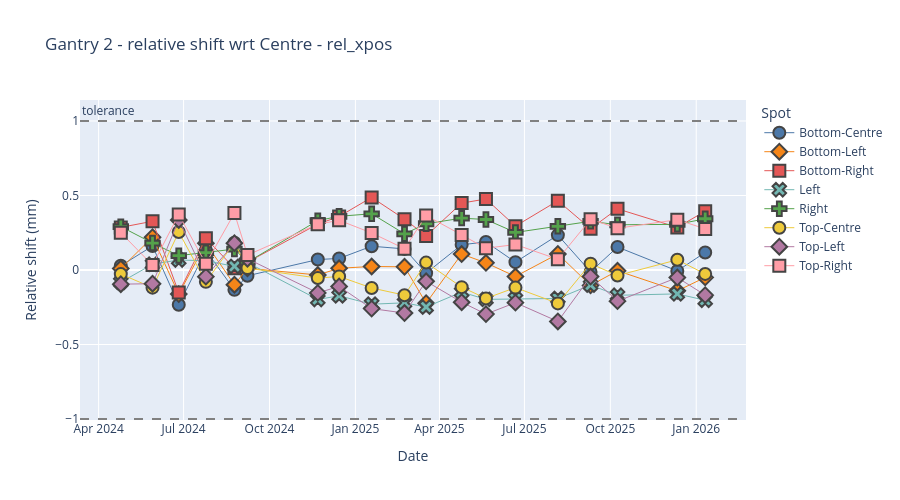
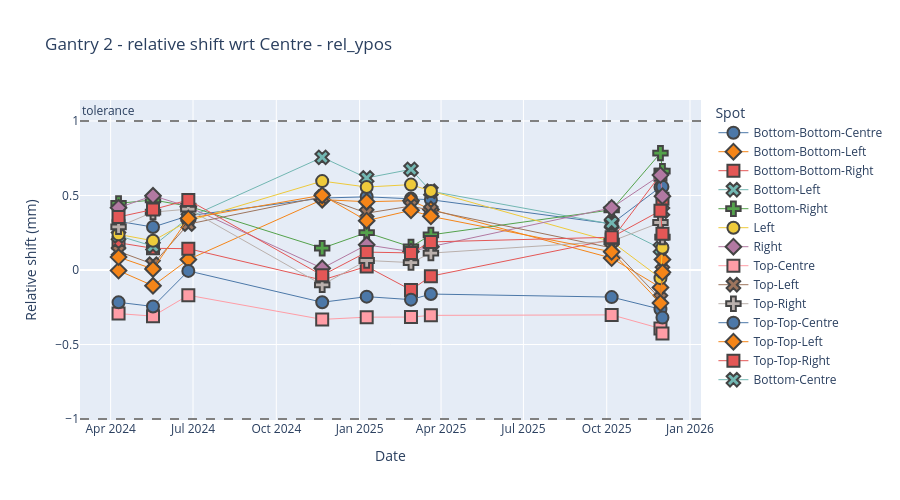

Notebook code for these charts, in order:
### Markdown cell above
## plot another device

### Code cell
plotly_spot_position(sub_df, "rel_xpos", "Gantry 2", "XRV-3000", 70, 0, 24, exclude_centre=True)
plotly_spot_position(sub_df, "rel_ypos", "Gantry 2", "XRV-4000", 70, 0, 24, exclude_centre=True)

### Figure 1 — Plotly figure (JSON) as saved in the notebook; plotly's stock layout.template omitted (floating-point values rounded to 4 significant figures)
{"data": [{"hovertemplate": "Spot=Bottom-Centre<br>Date=%{x}<br>Relative shift (mm)=%{y}<extra></extra>", "legendgroup": "Bottom-Centre", "line": {"width": 1}, "marker": {"color": "#4C78A8", "line": {"width": 2}, "size": 12, "symbol": "circle"}, "mode": "markers+lines", "name": "Bottom-Centre", "orientation": "v", "showlegend": true, "type": "scatter", "x": ["2024-04-24T18:25:18.000000000", "2024-05-28T18:04:29.000000000", "2024-06-25T20:07:20.000000000", "2024-07-24T21:12:47.000000000", "2024-08-24T10:56:32.000000000", "2024-09-07T09:51:45.000000000", "2024-11-21T17:27:30.000000000", "2024-12-14T13:42:00.000000000", "2025-01-18T09:39:22.000000000", "2025-02-22T14:37:15.000000000", "2025-03-17T17:45:17.000000000", "2025-04-24T18:57:29.000000000", "2025-05-20T19:36:05.000000000", "2025-06-21T09:49:27.000000000", "2025-08-05T20:04:19.000000000", "2025-09-09T20:29:00.000000000", "2025-10-08T16:45:32.000000000", "2025-12-11T18:10:38.000000000", "2026-01-10T14:41:02.000000000"], "xaxis": "x", "y": [0.0283, 0.1608, -0.2335, 0.1304, -0.1332, -0.0388, 0.0702, 0.0776, 0.1595, 0.1416, -0.0211, 0.1693, 0.1884, 0.0526, 0.2341, -0.0127, 0.1543, -0.0061, 0.1178], "yaxis": "y"}, {"hovertemplate": "Spot=Bottom-Left<br>Date=%{x}<br>Relative shift (mm)=%{y}<extra></extra>", "legendgroup": "Bottom-Left", "line": {"width": 1}, "marker": {"color": "#F58518", "line": {"width": 2}, "size": 12, "symbol": "diamond"}, "mode": "markers+lines", "name": "Bottom-Left", "orientation": "v", "showlegend": true, "type": "scatter", "x": ["2024-04-24T18:25:18.000000000", "2024-05-28T18:04:29.000000000", "2024-06-25T20:07:20.000000000", "2024-07-24T21:12:47.000000000", "2024-08-24T10:56:32.000000000", "2024-09-07T09:51:45.000000000", "2024-11-21T17:27:30.000000000", "2024-12-14T13:42:00.000000000", "2025-01-18T09:39:22.000000000", "2025-02-22T14:37:15.000000000", "2025-03-17T17:45:17.000000000", "2025-04-24T18:57:29.000000000", "2025-05-20T19:36:05.000000000", "2025-06-21T09:49:27.000000000", "2025-08-05T20:04:19.000000000", "2025-09-09T20:29:00.000000000", "2025-10-08T16:45:32.000000000", "2025-12-11T18:10:38.000000000", "2026-01-10T14:41:02.000000000"], "xaxis": "x", "y": [0.0101, 0.2203, -0.1617, 0.1788, -0.0985, 0.0119, -0.0336, 0.0117, 0.0237, 0.0213, -0.2227, 0.1071, 0.048, -0.0434, 0.1078, -0.1034, -0.0051, -0.1398, -0.0497], "yaxis": "y"}, {"hovertemplate": "Spot=Bottom-Right<br>Date=%{x}<br>Relative shift (mm)=%{y}<extra></extra>", "legendgroup": "Bottom-Right", "line": {"width": 1}, "marker": {"color": "#E45756", "line": {"width": 2}, "size": 12, "symbol": "square"}, "mode": "markers+lines", "name": "Bottom-Right", "orientation": "v", "showlegend": true, "type": "scatter", "x": ["2024-04-24T18:25:18.000000000", "2024-05-28T18:04:29.000000000", "2024-06-25T20:07:20.000000000", "2024-07-24T21:12:47.000000000", "2024-08-24T10:56:32.000000000", "2024-09-07T09:51:45.000000000", "2024-11-21T17:27:30.000000000", "2024-12-14T13:42:00.000000000", "2025-01-18T09:39:22.000000000", "2025-02-22T14:37:15.000000000", "2025-03-17T17:45:17.000000000", "2025-04-24T18:57:29.000000000", "2025-05-20T19:36:05.000000000", "2025-06-21T09:49:27.000000000", "2025-08-05T20:04:19.000000000", "2025-09-09T20:29:00.000000000", "2025-10-08T16:45:32.000000000", "2025-12-11T18:10:38.000000000", "2026-01-10T14:41:02.000000000"], "xaxis": "x", "y": [0.2859, 0.327, -0.1515, 0.2124, 0.0116, 0.0524, 0.308, 0.3591, 0.4874, 0.3412, 0.229, 0.4489, 0.4766, 0.2942, 0.4649, 0.2774, 0.4104, 0.2859, 0.3945], "yaxis": "y"}, {"hovertemplate": "Spot=Left<br>Date=%{x}<br>Relative shift (mm)=%{y}<extra></extra>", "legendgroup": "Left", "line": {"width": 1}, "marker": {"color": "#72B7B2", "line": {"width": 2}, "size": 12, "symbol": "x"}, "mode": "markers+lines", "name": "Left", "orientation": "v", "showlegend": true, "type": "scatter", "x": ["2024-04-24T18:25:18.000000000", "2024-05-28T18:04:29.000000000", "2024-06-25T20:07:20.000000000", "2024-07-24T21:12:47.000000000", "2024-08-24T10:56:32.000000000", "2024-09-07T09:51:45.000000000", "2024-11-21T17:27:30.000000000", "2024-12-14T13:42:00.000000000", "2025-01-18T09:39:22.000000000", "2025-02-22T14:37:15.000000000", "2025-03-17T17:45:17.000000000", "2025-04-24T18:57:29.000000000", "2025-05-20T19:36:05.000000000", "2025-06-21T09:49:27.000000000", "2025-08-05T20:04:19.000000000", "2025-09-09T20:29:00.000000000", "2025-10-08T16:45:32.000000000", "2025-12-11T18:10:38.000000000", "2026-01-10T14:41:02.000000000"], "xaxis": "x", "y": [-0.0822, 0.0387, 0.0675, 0.0618, 0.0244, 0.0499, -0.1978, -0.1731, -0.2296, -0.2203, -0.2486, -0.1481, -0.1971, -0.1932, -0.1911, -0.101, -0.1697, -0.1603, -0.203], "yaxis": "y"}, {"hovertemplate": "Spot=Right<br>Date=%{x}<br>Relative shift (mm)=%{y}<extra></extra>", "legendgroup": "Right", "line": {"width": 1}, "marker": {"color": "#54A24B", "line": {"width": 2}, "size": 12, "symbol": "cross"}, "mode": "markers+lines", "name": "Right", "orientation": "v", "showlegend": true, "type": "scatter", "x": ["2024-04-24T18:25:18.000000000", "2024-05-28T18:04:29.000000000", "2024-06-25T20:07:20.000000000", "2024-07-24T21:12:47.000000000", "2024-08-24T10:56:32.000000000", "2024-09-07T09:51:45.000000000", "2024-11-21T17:27:30.000000000", "2024-12-14T13:42:00.000000000", "2025-01-18T09:39:22.000000000", "2025-02-22T14:37:15.000000000", "2025-03-17T17:45:17.000000000", "2025-04-24T18:57:29.000000000", "2025-05-20T19:36:05.000000000", "2025-06-21T09:49:27.000000000", "2025-08-05T20:04:19.000000000", "2025-09-09T20:29:00.000000000", "2025-10-08T16:45:32.000000000", "2025-12-11T18:10:38.000000000", "2026-01-10T14:41:02.000000000"], "xaxis": "x", "y": [0.291, 0.181, 0.0966, 0.1168, 0.1404, 0.0529, 0.3314, 0.3605, 0.3773, 0.2426, 0.3103, 0.348, 0.3388, 0.252, 0.2934, 0.3267, 0.3037, 0.3064, 0.3439], "yaxis": "y"}, {"hovertemplate": "Spot=Top-Centre<br>Date=%{x}<br>Relative shift (mm)=%{y}<extra></extra>", "legendgroup": "Top-Centre", "line": {"width": 1}, "marker": {"color": "#EECA3B", "line": {"width": 2}, "size": 12, "symbol": "circle"}, "mode": "markers+lines", "name": "Top-Centre", "orientation": "v", "showlegend": true, "type": "scatter", "x": ["2024-04-24T18:25:18.000000000", "2024-05-28T18:04:29.000000000", "2024-06-25T20:07:20.000000000", "2024-07-24T21:12:47.000000000", "2024-08-24T10:56:32.000000000", "2024-09-07T09:51:45.000000000", "2024-11-21T17:27:30.000000000", "2024-12-14T13:42:00.000000000", "2025-01-18T09:39:22.000000000", "2025-02-22T14:37:15.000000000", "2025-03-17T17:45:17.000000000", "2025-04-24T18:57:29.000000000", "2025-05-20T19:36:05.000000000", "2025-06-21T09:49:27.000000000", "2025-08-05T20:04:19.000000000", "2025-09-09T20:29:00.000000000", "2025-10-08T16:45:32.000000000", "2025-12-11T18:10:38.000000000", "2026-01-10T14:41:02.000000000"], "xaxis": "x", "y": [-0.0274, -0.1185, 0.2547, -0.0796, 0.1833, 0.0126, -0.0542, -0.0435, -0.1207, -0.169, 0.0498, -0.115, -0.1906, -0.1182, -0.2241, 0.0426, -0.0371, 0.0684, -0.0263], "yaxis": "y"}, {"hovertemplate": "Spot=Top-Left<br>Date=%{x}<br>Relative shift (mm)=%{y}<extra></extra>", "legendgroup": "Top-Left", "line": {"width": 1}, "marker": {"color": "#B279A2", "line": {"width": 2}, "size": 12, "symbol": "diamond"}, "mode": "markers+lines", "name": "Top-Left", "orientation": "v", "showlegend": true, "type": "scatter", "x": ["2024-04-24T18:25:18.000000000", "2024-05-28T18:04:29.000000000", "2024-06-25T20:07:20.000000000", "2024-07-24T21:12:47.000000000", "2024-08-24T10:56:32.000000000", "2024-09-07T09:51:45.000000000", "2024-11-21T17:27:30.000000000", "2024-12-14T13:42:00.000000000", "2025-01-18T09:39:22.000000000", "2025-02-22T14:37:15.000000000", "2025-03-17T17:45:17.000000000", "2025-04-24T18:57:29.000000000", "2025-05-20T19:36:05.000000000", "2025-06-21T09:49:27.000000000", "2025-08-05T20:04:19.000000000", "2025-09-09T20:29:00.000000000", "2025-10-08T16:45:32.000000000", "2025-12-11T18:10:38.000000000", "2026-01-10T14:41:02.000000000"], "xaxis": "x", "y": [-0.0951, -0.092, 0.336, -0.0445, 0.18, 0.0754, -0.1536, -0.1104, -0.259, -0.289, -0.0759, -0.2161, -0.296, -0.2192, -0.3452, -0.044, -0.2091, -0.0506, -0.1687], "yaxis": "y"}, {"hovertemplate": "Spot=Top-Right<br>Date=%{x}<br>Relative shift (mm)=%{y}<extra></extra>", "legendgroup": "Top-Right", "line": {"width": 1}, "marker": {"color": "#FF9DA6", "line": {"width": 2}, "size": 12, "symbol": "square"}, "mode": "markers+lines", "name": "Top-Right", "orientation": "v", "showlegend": true, "type": "scatter", "x": ["2024-04-24T18:25:18.000000000", "2024-05-28T18:04:29.000000000", "2024-06-25T20:07:20.000000000", "2024-07-24T21:12:47.000000000", "2024-08-24T10:56:32.000000000", "2024-09-07T09:51:45.000000000", "2024-11-21T17:27:30.000000000", "2024-12-14T13:42:00.000000000", "2025-01-18T09:39:22.000000000", "2025-02-22T14:37:15.000000000", "2025-03-17T17:45:17.000000000", "2025-04-24T18:57:29.000000000", "2025-05-20T19:36:05.000000000", "2025-06-21T09:49:27.000000000", "2025-08-05T20:04:19.000000000", "2025-09-09T20:29:00.000000000", "2025-10-08T16:45:32.000000000", "2025-12-11T18:10:38.000000000", "2026-01-10T14:41:02.000000000"], "xaxis": "x", "y": [0.2502, 0.0329, 0.3723, 0.0419, 0.3819, 0.1002, 0.307, 0.3335, 0.2487, 0.143, 0.366, 0.2357, 0.1462, 0.171, 0.0718, 0.3405, 0.28, 0.3376, 0.2759], "yaxis": "y"}], "layout": {"annotations": [{"showarrow": false, "text": "tolerance", "x": 0, "xanchor": "left", "xref": "x domain", "y": 1, "yanchor": "bottom", "yref": "y"}], "height": 500, "legend": {"title": {"text": "Spot"}, "tracegroupgap": 0}, "shapes": [{"line": {"color": "grey", "dash": "dash"}, "type": "line", "x0": 0, "x1": 1, "xref": "x domain", "y0": 1, "y1": 1, "yref": "y"}, {"line": {"color": "grey", "dash": "dash"}, "type": "line", "x0": 0, "x1": 1, "xref": "x domain", "y0": -1, "y1": -1, "yref": "y"}], "title": {"text": "Gantry 2 - relative shift wrt Centre - rel_xpos"}, "xaxis": {"anchor": "y", "domain": [0, 1], "title": {"text": "Date"}}, "yaxis": {"anchor": "x", "domain": [0, 1], "title": {"text": "Relative shift (mm)"}}}}

### Figure 2 — Plotly figure (JSON) as saved in the notebook; plotly's stock layout.template omitted (floating-point values rounded to 4 significant figures)
{"data": [{"hovertemplate": "Spot=Bottom-Bottom-Centre<br>Date=%{x}<br>Relative shift (mm)=%{y}<extra></extra>", "legendgroup": "Bottom-Bottom-Centre", "line": {"width": 1}, "marker": {"color": "#4C78A8", "line": {"width": 2}, "size": 12, "symbol": "circle"}, "mode": "markers+lines", "name": "Bottom-Bottom-Centre", "orientation": "v", "showlegend": true, "type": "scatter", "x": ["2024-04-09T17:26:01.000000000", "2024-05-17T18:41:28.000000000", "2024-06-25T19:32:27.000000000", "2024-11-20T16:30:20.000000000", "2025-01-08T20:03:46.000000000", "2025-02-26T18:47:34.000000000", "2025-03-20T18:28:50.000000000", "2025-10-06T11:20:38.000000000", "2025-11-29T09:00:38.000000000", "2025-12-01T13:49:20.000000000"], "xaxis": "x", "y": [0.3267, 0.2881, 0.3638, 0.4829, 0.4913, 0.4792, 0.4716, 0.31, 0.5571, 0.5579], "yaxis": "y"}, {"hovertemplate": "Spot=Bottom-Bottom-Left<br>Date=%{x}<br>Relative shift (mm)=%{y}<extra></extra>", "legendgroup": "Bottom-Bottom-Left", "line": {"width": 1}, "marker": {"color": "#F58518", "line": {"width": 2}, "size": 12, "symbol": "diamond"}, "mode": "markers+lines", "name": "Bottom-Bottom-Left", "orientation": "v", "showlegend": true, "type": "scatter", "x": ["2024-04-09T17:26:01.000000000", "2024-05-17T18:41:28.000000000", "2024-06-25T19:32:27.000000000", "2024-11-20T16:30:20.000000000", "2025-01-08T20:03:46.000000000", "2025-02-26T18:47:34.000000000", "2025-03-20T18:28:50.000000000", "2025-10-06T11:20:38.000000000", "2025-11-29T09:00:38.000000000", "2025-12-01T13:49:20.000000000"], "xaxis": "x", "y": [-0.0041, -0.1055, 0.0702, 0.472, 0.4584, 0.4653, 0.4065, 0.0797, -0.117, 0.0709], "yaxis": "y"}, {"hovertemplate": "Spot=Bottom-Bottom-Right<br>Date=%{x}<br>Relative shift (mm)=%{y}<extra></extra>", "legendgroup": "Bottom-Bottom-Right", "line": {"width": 1}, "marker": {"color": "#E45756", "line": {"width": 2}, "size": 12, "symbol": "square"}, "mode": "markers+lines", "name": "Bottom-Bottom-Right", "orientation": "v", "showlegend": true, "type": "scatter", "x": ["2024-04-09T17:26:01.000000000", "2024-05-17T18:41:28.000000000", "2024-06-25T19:32:27.000000000", "2024-11-20T16:30:20.000000000", "2025-01-08T20:03:46.000000000", "2025-02-26T18:47:34.000000000", "2025-03-20T18:28:50.000000000", "2025-10-06T11:20:38.000000000", "2025-11-29T09:00:38.000000000", "2025-12-01T13:49:20.000000000"], "xaxis": "x", "y": [0.1829, 0.1455, 0.1431, -0.0675, 0.0238, -0.1344, -0.0414, 0.2044, 0.6393, 0.478], "yaxis": "y"}, {"hovertemplate": "Spot=Bottom-Left<br>Date=%{x}<br>Relative shift (mm)=%{y}<extra></extra>", "legendgroup": "Bottom-Left", "line": {"width": 1}, "marker": {"color": "#72B7B2", "line": {"width": 2}, "size": 12, "symbol": "x"}, "mode": "markers+lines", "name": "Bottom-Left", "orientation": "v", "showlegend": true, "type": "scatter", "x": ["2024-04-09T17:26:01.000000000", "2024-05-17T18:41:28.000000000", "2024-06-25T19:32:27.000000000", "2024-11-20T16:30:20.000000000", "2025-01-08T20:03:46.000000000", "2025-02-26T18:47:34.000000000", "2025-03-20T18:28:50.000000000", "2025-10-06T11:20:38.000000000", "2025-11-29T09:00:38.000000000", "2025-12-01T13:49:20.000000000"], "xaxis": "x", "y": [0.2296, 0.1597, 0.3513, 0.7561, 0.618, 0.6754, 0.5286, 0.3076, 0.1448, 0.3935], "yaxis": "y"}, {"hovertemplate": "Spot=Bottom-Right<br>Date=%{x}<br>Relative shift (mm)=%{y}<extra></extra>", "legendgroup": "Bottom-Right", "line": {"width": 1}, "marker": {"color": "#54A24B", "line": {"width": 2}, "size": 12, "symbol": "cross"}, "mode": "markers+lines", "name": "Bottom-Right", "orientation": "v", "showlegend": true, "type": "scatter", "x": ["2024-04-09T17:26:01.000000000", "2024-05-17T18:41:28.000000000", "2024-06-25T19:32:27.000000000", "2024-11-20T16:30:20.000000000", "2025-01-08T20:03:46.000000000", "2025-02-26T18:47:34.000000000", "2025-03-20T18:28:50.000000000", "2025-10-06T11:20:38.000000000", "2025-11-29T09:00:38.000000000", "2025-12-01T13:49:20.000000000"], "xaxis": "x", "y": [0.4473, 0.4701, 0.4288, 0.1462, 0.2513, 0.1548, 0.2357, 0.4039, 0.7842, 0.6638], "yaxis": "y"}, {"hovertemplate": "Spot=Left<br>Date=%{x}<br>Relative shift (mm)=%{y}<extra></extra>", "legendgroup": "Left", "line": {"width": 1}, "marker": {"color": "#EECA3B", "line": {"width": 2}, "size": 12, "symbol": "circle"}, "mode": "markers+lines", "name": "Left", "orientation": "v", "showlegend": true, "type": "scatter", "x": ["2024-04-09T17:26:01.000000000", "2024-05-17T18:41:28.000000000", "2024-06-25T19:32:27.000000000", "2024-11-20T16:30:20.000000000", "2025-01-08T20:03:46.000000000", "2025-02-26T18:47:34.000000000", "2025-03-20T18:28:50.000000000", "2025-10-06T11:20:38.000000000", "2025-11-29T09:00:38.000000000", "2025-12-01T13:49:20.000000000"], "xaxis": "x", "y": [0.2392, 0.1961, 0.3284, 0.5965, 0.5569, 0.573, 0.5299, 0.1903, -0.0548, 0.1492], "yaxis": "y"}, {"hovertemplate": "Spot=Right<br>Date=%{x}<br>Relative shift (mm)=%{y}<extra></extra>", "legendgroup": "Right", "line": {"width": 1}, "marker": {"color": "#B279A2", "line": {"width": 2}, "size": 12, "symbol": "diamond"}, "mode": "markers+lines", "name": "Right", "orientation": "v", "showlegend": true, "type": "scatter", "x": ["2024-04-09T17:26:01.000000000", "2024-05-17T18:41:28.000000000", "2024-06-25T19:32:27.000000000", "2024-11-20T16:30:20.000000000", "2025-01-08T20:03:46.000000000", "2025-02-26T18:47:34.000000000", "2025-03-20T18:28:50.000000000", "2025-10-06T11:20:38.000000000", "2025-11-29T09:00:38.000000000", "2025-12-01T13:49:20.000000000"], "xaxis": "x", "y": [0.4179, 0.4984, 0.4248, 0.0116, 0.1689, 0.1233, 0.1565, 0.4172, 0.6369, 0.4954], "yaxis": "y"}, {"hovertemplate": "Spot=Top-Centre<br>Date=%{x}<br>Relative shift (mm)=%{y}<extra></extra>", "legendgroup": "Top-Centre", "line": {"width": 1}, "marker": {"color": "#FF9DA6", "line": {"width": 2}, "size": 12, "symbol": "square"}, "mode": "markers+lines", "name": "Top-Centre", "orientation": "v", "showlegend": true, "type": "scatter", "x": ["2024-04-09T17:26:01.000000000", "2024-05-17T18:41:28.000000000", "2024-06-25T19:32:27.000000000", "2024-11-20T16:30:20.000000000", "2025-01-08T20:03:46.000000000", "2025-02-26T18:47:34.000000000", "2025-03-20T18:28:50.000000000", "2025-10-06T11:20:38.000000000", "2025-11-29T09:00:38.000000000", "2025-12-01T13:49:20.000000000"], "xaxis": "x", "y": [-0.2927, -0.3096, -0.1696, -0.3314, -0.3166, -0.3158, -0.3045, -0.3013, -0.3927, -0.4255], "yaxis": "y"}, {"hovertemplate": "Spot=Top-Left<br>Date=%{x}<br>Relative shift (mm)=%{y}<extra></extra>", "legendgroup": "Top-Left", "line": {"width": 1}, "marker": {"color": "#9D755D", "line": {"width": 2}, "size": 12, "symbol": "x"}, "mode": "markers+lines", "name": "Top-Left", "orientation": "v", "showlegend": true, "type": "scatter", "x": ["2024-04-09T17:26:01.000000000", "2024-05-17T18:41:28.000000000", "2024-06-25T19:32:27.000000000", "2024-11-20T16:30:20.000000000", "2025-01-08T20:03:46.000000000", "2025-02-26T18:47:34.000000000", "2025-03-20T18:28:50.000000000", "2025-10-06T11:20:38.000000000", "2025-11-29T09:00:38.000000000", "2025-12-01T13:49:20.000000000"], "xaxis": "x", "y": [0.1244, 0.0395, 0.3082, 0.491, 0.3814, 0.429, 0.4003, 0.1485, -0.1942, -0.0044], "yaxis": "y"}, {"hovertemplate": "Spot=Top-Right<br>Date=%{x}<br>Relative shift (mm)=%{y}<extra></extra>", "legendgroup": "Top-Right", "line": {"width": 1}, "marker": {"color": "#BAB0AC", "line": {"width": 2}, "size": 12, "symbol": "cross"}, "mode": "markers+lines", "name": "Top-Right", "orientation": "v", "showlegend": true, "type": "scatter", "x": ["2024-04-09T17:26:01.000000000", "2024-05-17T18:41:28.000000000", "2024-06-25T19:32:27.000000000", "2024-11-20T16:30:20.000000000", "2025-01-08T20:03:46.000000000", "2025-02-26T18:47:34.000000000", "2025-03-20T18:28:50.000000000", "2025-10-06T11:20:38.000000000", "2025-11-29T09:00:38.000000000", "2025-12-01T13:49:20.000000000"], "xaxis": "x", "y": [0.2899, 0.3884, 0.4086, -0.0995, 0.0638, 0.0498, 0.1133, 0.1928, 0.3189, 0.2204], "yaxis": "y"}, {"hovertemplate": "Spot=Top-Top-Centre<br>Date=%{x}<br>Relative shift (mm)=%{y}<extra></extra>", "legendgroup": "Top-Top-Centre", "line": {"width": 1}, "marker": {"color": "#4C78A8", "line": {"width": 2}, "size": 12, "symbol": "circle"}, "mode": "markers+lines", "name": "Top-Top-Centre", "orientation": "v", "showlegend": true, "type": "scatter", "x": ["2024-04-09T17:26:01.000000000", "2024-05-17T18:41:28.000000000", "2024-06-25T19:32:27.000000000", "2024-11-20T16:30:20.000000000", "2025-01-08T20:03:46.000000000", "2025-02-26T18:47:34.000000000", "2025-03-20T18:28:50.000000000", "2025-10-06T11:20:38.000000000", "2025-11-29T09:00:38.000000000", "2025-12-01T13:49:20.000000000"], "xaxis": "x", "y": [-0.217, -0.2447, -0.0062, -0.2165, -0.1789, -0.1989, -0.1615, -0.1818, -0.2631, -0.3194], "yaxis": "y"}, {"hovertemplate": "Spot=Top-Top-Left<br>Date=%{x}<br>Relative shift (mm)=%{y}<extra></extra>", "legendgroup": "Top-Top-Left", "line": {"width": 1}, "marker": {"color": "#F58518", "line": {"width": 2}, "size": 12, "symbol": "diamond"}, "mode": "markers+lines", "name": "Top-Top-Left", "orientation": "v", "showlegend": true, "type": "scatter", "x": ["2024-04-09T17:26:01.000000000", "2024-05-17T18:41:28.000000000", "2024-06-25T19:32:27.000000000", "2024-11-20T16:30:20.000000000", "2025-01-08T20:03:46.000000000", "2025-02-26T18:47:34.000000000", "2025-03-20T18:28:50.000000000", "2025-10-06T11:20:38.000000000", "2025-11-29T09:00:38.000000000", "2025-12-01T13:49:20.000000000"], "xaxis": "x", "y": [0.0865, 0.0069, 0.346, 0.5018, 0.3311, 0.4007, 0.3601, 0.1221, -0.2222, -0.0157], "yaxis": "y"}, {"hovertemplate": "Spot=Top-Top-Right<br>Date=%{x}<br>Relative shift (mm)=%{y}<extra></extra>", "legendgroup": "Top-Top-Right", "line": {"width": 1}, "marker": {"color": "#E45756", "line": {"width": 2}, "size": 12, "symbol": "square"}, "mode": "markers+lines", "name": "Top-Top-Right", "orientation": "v", "showlegend": true, "type": "scatter", "x": ["2024-04-09T17:26:01.000000000", "2024-05-17T18:41:28.000000000", "2024-06-25T19:32:27.000000000", "2024-11-20T16:30:20.000000000", "2025-01-08T20:03:46.000000000", "2025-02-26T18:47:34.000000000", "2025-03-20T18:28:50.000000000", "2025-10-06T11:20:38.000000000", "2025-11-29T09:00:38.000000000", "2025-12-01T13:49:20.000000000"], "xaxis": "x", "y": [0.3562, 0.4061, 0.4697, -0.0359, 0.1201, 0.1146, 0.1885, 0.2199, 0.3977, 0.2425], "yaxis": "y"}, {"hovertemplate": "Spot=Bottom-Centre<br>Date=%{x}<br>Relative shift (mm)=%{y}<extra></extra>", "legendgroup": "Bottom-Centre", "line": {"width": 1}, "marker": {"color": "#72B7B2", "line": {"width": 2}, "size": 12, "symbol": "x"}, "mode": "markers+lines", "name": "Bottom-Centre", "orientation": "v", "showlegend": true, "type": "scatter", "x": ["2025-10-06T11:20:38.000000000"], "xaxis": "x", "y": [0.3169], "yaxis": "y"}], "layout": {"annotations": [{"showarrow": false, "text": "tolerance", "x": 0, "xanchor": "left", "xref": "x domain", "y": 1, "yanchor": "bottom", "yref": "y"}], "height": 500, "legend": {"title": {"text": "Spot"}, "tracegroupgap": 0}, "shapes": [{"line": {"color": "grey", "dash": "dash"}, "type": "line", "x0": 0, "x1": 1, "xref": "x domain", "y0": 1, "y1": 1, "yref": "y"}, {"line": {"color": "grey", "dash": "dash"}, "type": "line", "x0": 0, "x1": 1, "xref": "x domain", "y0": -1, "y1": -1, "yref": "y"}], "title": {"text": "Gantry 2 - relative shift wrt Centre - rel_ypos"}, "xaxis": {"anchor": "y", "domain": [0, 1], "title": {"text": "Date"}}, "yaxis": {"anchor": "x", "domain": [0, 1], "title": {"text": "Relative shift (mm)"}}}}
